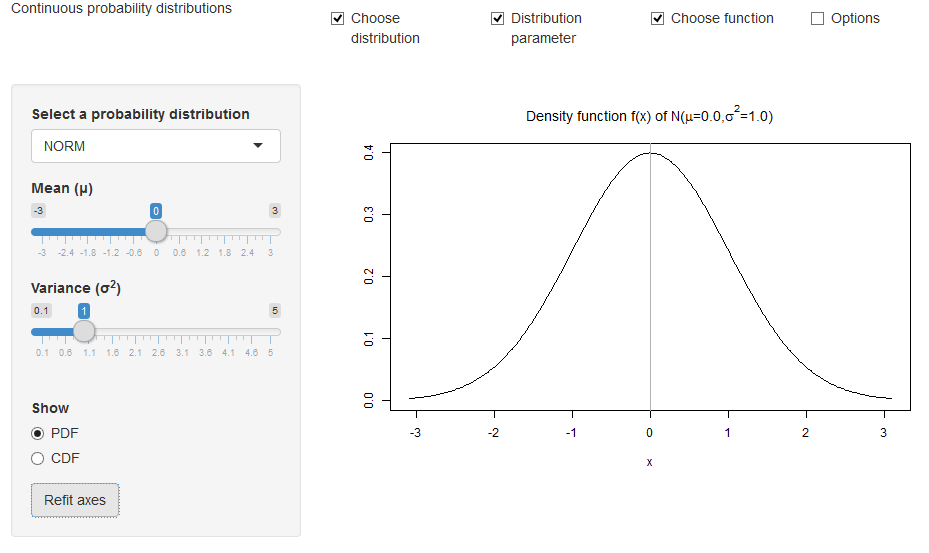

The script that drew this image:
# ------------------------------------------------------------------------------
# Name of Quantlet: MMSTATdistribution_normal
# ------------------------------------------------------------------------------
# Published in:     MMSTAT
# ------------------------------------------------------------------------------
# Description:      Shows the pdf and the cdf of the normal distribution. Mean and variance can be changed interactively.
#                   The user can also plot the exponential distribution with adjustable parameter lambda.
# ------------------------------------------------------------------------------
# Keywords:         distribution, plot, cdf, pdf, exponential, visualization, parameter, interactive, parametric, normal,
#                   normal-distribution, mean, variance, density
# ------------------------------------------------------------------------------
# See also:         norm, SFEDaxReturnDistribution, norm2, MSEedfnormal, MMSTATtime_series_1, MMSTATlinreg, MMSTATconfmean, 
#                   MMSTATconfi_sigma, MMSTATassociation, MMSTAThelper_function, MMSTATdistribution_exponential
# ------------------------------------------------------------------------------
# Author :          Sigbert Klinke
# ------------------------------------------------------------------------------
# Code Editor:      Yafei Xu
# ------------------------------------------------------------------------------
# Submitted:        21/08/2015
# ------------------------------------------------------------------------------
# Usage:            MMSTAThelper_function
# ------------------------------------------------------------------------------
# Output:           Interactive shiny application
# ------------------------------------------------------------------------------
# Example:          Shows the density function of the normal distribution with mean = 0 and variance = 1.  
# ------------------------------------------------------------------------------ 

# please use "Esc" key to jump out of the Shiny app
rm(list = ls(all = TRUE))
graphics.off()

# please set working directory setwd('C:/...') 
# setwd('~/...')    # linux/mac os
setwd("C:/Users/nazaretl.sfb649/Documents/GitHub/MMSTAT-ToDo/MMSTATdistribution_normal")

source("MMSTAThelper_function.r")

############################### SUBROUTINES ##################################
### assistant function #######################################################

mmstat.getValues = function (local, ...) {
  ret <<- list(...)
  for (name in names(ret)) {
    if (is.null(ret[[name]]) || (length(ret[[name]])==0)) {
      if (is.null(local[[name]])) {
        stopif (is.null(mmstat$UI[[name]]$value), 
                        paste0('no default value(s) for "', name, '"'))
        ret[[name]] = mmstat$UI[[name]]$value
      } else {
        ret[[name]] = local[[name]]
      }
    }
  }
  ret
}

############################### SUBROUTINES ##################################
### server ###################################################################

gv     = list(dist = "mmstat", xlim = NULL, ylim = NULL)
distrc = gettext(c("EXP", "NORM"), "name")
distrd = "NORM"
radioc = gettext(c("PDF", "CDF"), "name")

mmstat$UI = list(distribution = list(inputId  = "distribution", 
                                     label    = gettext("Select a probability 
                                                        distribution"), 
                                     choices  = distrc, 
                                     selected = distrd, 
                                     value    = distrd), 
                 exp.lambda   = list(inputId = "exp.lambda", 
                                     label   = HTML(gettext("Parameter (&lambda;)")), 
                                     min     = 0.1, 
                                     max     = 5, 
                                     value   = 1, 
                                     step    = 0.1), 
                 norm.mu      = list(inputId = "norm.mu", 
                                     label   = HTML(gettext("Mean (&mu;)")), 
                                     min     = -3, 
                                     max     = +3, 
                                     value   = 0, 
                                     step    = 0.1), 
                 norm.sigma2  = list(inputId = "norm.sigma2", 
                                     label   = HTML(gettext("Variance (&sigma;<sup>2</sup>)")), 
                                     min     = 0.1, 
                                     max     = 5, 
                                     value   = 1, 
                                     step    = 0.1), 
                 pdforcdf     = list(inputId = "pdforcdf", 
                                     label   = gettext("Show"), 
                                     choices = radioc, 
                                     value   = "PDF"), 
                 refit        = list(inputId = "refit", 
                                     label   = gettext("Refit axes")), 
                                     cex     = list(inputId = "cex", 
                                     label   = gettext("Font size"),
                                     min     = 1, 
                                     max     = 1.5, 
                                     step    = 0.05, 
                                     value   = 1))

server = shinyServer(function(input, output, session) {
  
  output$EXPUI = renderUI({
    HTML(mmstat.html(gettext("INTRO_EXP")))
  })
  
  output$NORMUI = renderUI({
    HTML(mmstat.html(gettext("INTRO_NORM")))
  })
  
  output$exp.lambdaUI = renderUI({
    mmstat.log("exp.lambdaUI")
    args = mmstat$UI$exp.lambda
    do.call("sliderInput", args)
  })
  
  output$norm.muUI = renderUI({
    mmstat.log("norm.muUI")
    args = mmstat$UI$norm.mu
    do.call("sliderInput", args)
  })
  
  output$norm.sigma2UI = renderUI({
    mmstat.log("norm.sigma2UI")
    args = mmstat$UI$norm.sigma2
    do.call("sliderInput", args)
  })
  
  output$distributionUI = renderUI({
    mmstat.log("distributionUI")
    args = mmstat$UI$distribution
    args$value = NULL
    do.call("selectInput", args)
  })
  
  output$pdforcdfUI = renderUI({
    args = mmstat$UI$pdforcdf
    args$value = NULL
    do.call("radioButtons", args)
  })
  
  output$refitUI = renderUI({
    args = mmstat$UI$refit
    do.call("actionButton", args)
  })
  
  output$cexUI = renderUI({
    mmstat.log("cexUI")
    args = mmstat$UI$cex
    do.call("sliderInput", args)
  })
  
  refit = reactive({
    input$refit
    gv$dist <<- "mmstat"
  })
  
  output$distPlot = renderPlot({
    refit()
    inp = mmstat.getValues(NULL, 
                           cex          = input$cex, 
                           distribution = input$distribution, 
                           exp.lambda   = input$exp.lambda, 
                           norm.sigma2  = input$norm.sigma2, 
                           norm.mu      = input$norm.mu, 
                           pdforcdf     = input$pdforcdf)
    
    if (gv$dist != inp$distribution) {
      if ((gv$dist == "NORM") && (inp$distribution == "EXP")) {
        # switch from NORM to EXP
        updateSliderInput(session, inputId = "exp.lambda", value = inp$norm.sigma2)
      }
      if ((gv$dist == "EXP") && (inp$distribution == "NORM")) {
        # switch from EXP to NORM
        updateSliderInput(session, inputId = "norm.sigma2", value = inp$exp.lambda)
        updateSliderInput(session, inputId = "norm.mu", value = 0)
      }
      gv$xlim <<- c(0, 0)
      gv$ylim <<- c(0, 0)
      gv$dist <<- inp$distribution
    }
    switch(inp$distribution, EXP = {
      gv$xlim <<- mmstat.merge(gv$xlim, c(0, qexp(0.999, inp$exp.lambda)))
      x = (0:300)/300 * gv$xlim[2]
      if (inp$pdforcdf == "PDF") {
        height = dexp(x, inp$exp.lambda)
        gv$ylim <<- mmstat.merge(gv$ylim, c(0, height))
        plot(x, height, 
             type     = "l", 
             xlim     = gv$xlim, 
             ylim     = gv$ylim, 
             ylab     = "", 
             xlab     = "x", 
             main     = mmstat.math(sprintf(gettext("Density function f(x) of EX(&lambda;=%.1f)"), 
                                            inp$exp.lambda)), 
             cex.axis = inp$cex, 
             cex.lab  = inp$cex, 
             cex.main = 1.2 * inp$cex, 
             cex.sub  = inp$cex)
      } else {
        gv$ylim <<- mmstat.merge(gv$ylim, c(0, 1))
        height = pexp(x, inp$exp.lambda)
        plot(x, height, 
             type     = "l", 
             xlim     = gv$xlim, 
             ylim     = gv$ylim, 
             ylab     = "", 
             xlab     = "x", 
             main     = mmstat.math(sprintf(gettext("Cumulative distribution function F(x) of EX(&lambda;=%.1f)"), 
                                            inp$exp.lambda)), 
             cex.axis = inp$cex, 
             cex.lab  = inp$cex, 
             cex.main = 1.2 * inp$cex, 
             cex.sub  = inp$cex)
        abline(h = 0, col = "gray70", lty = "dashed")
        abline(h = 1, col = "gray70", lty = "dashed")
      }
    }, NORM = {
      sd = sqrt(inp$norm.sigma2)
      gv$xlim <<- mmstat.merge(gv$xlim, c(qnorm(0.001, inp$norm.mu, sd), 
                                          qnorm(0.999, inp$norm.mu, sd)))
      x = gv$xlim[1] + (0:300)/300 * diff(gv$xlim)
      if (inp$pdforcdf == "PDF") {
        height = dnorm(x, inp$norm.mu, sd)
        gv$ylim <<- mmstat.merge(gv$ylim, c(0, height))
        plot(x, height, 
             type     = "l", 
             xlim     = gv$xlim, 
             ylim     = gv$ylim, 
             ylab     = "", 
             xlab     = "x", 
             main     = mmstat.math(sprintf(gettext("Density function f(x) of N(&mu;=%.1f,&sigma^2;=%.1f)"), 
                                            inp$norm.mu, 
                                            inp$norm.sigma2)), 
             cex.axis = inp$cex, 
             cex.lab  = inp$cex, 
             cex.main = 1.2 * inp$cex, 
             cex.sub  = inp$cex)
        abline(v = 0, col = "gray70")
      } else {
        gv$ylim <<- mmstat.merge(gv$ylim, c(0, 1))
        height = pnorm(x, inp$norm.mu, sd)
        plot(x, height, 
             type     = "l", 
             xlim     = gv$xlim, 
             ylim     = gv$ylim, 
             ylab     = "", 
             xlab     = "x", 
             main     = mmstat.math(sprintf(gettext("Cumulative distribution function F(x) of N(&mu;=%.1f,&sigma^2;=%.1f)"), 
                                            inp$norm.mu, 
                                            inp$norm.sigma2)), 
             cex.axis = inp$cex, 
             cex.lab  = inp$cex, 
             cex.main = 1.2 * inp$cex,
             cex.sub  = inp$cex)
        abline(h = 0, col = "gray70", lty = "dashed")
        abline(h = 1, col = "gray70", lty = "dashed")
      }
    })
  })
  
  output$logText = renderText({
    mmstat.getLog(session)
  })
})

############################### SUBROUTINES ##################################
### ui #######################################################################

ui = shinyUI(fluidPage(
  
  div(class = "navbar navbar-static-top",
      div(class = "navbar-inner", 
          fluidRow(column(4, div(class = "brand pull-left", 
                                 gettext("Continuous probability 
                                         distributions"))),
                   column(2, checkboxInput("showdist", 
                                           gettext("Choose distribution"), 
                                           TRUE)),
                   column(2, checkboxInput("showparameter", 
                                           gettext("Distribution parameter"), 
                                           TRUE)),
                   column(2, checkboxInput("showfunction", 
                                           gettext("Choose function"), 
                                           TRUE)),
                   column(2, checkboxInput("showoptions", 
                                           gettext("Options"), 
                                           FALSE))))),
    

    sidebarLayout(
      sidebarPanel(
        conditionalPanel(
          condition = 'input.showdist',
          uiOutput("distributionUI")
        ),
        conditionalPanel(
          condition = "input.distribution=='EXP'",
          conditionalPanel(
            condition = 'input.showparameter',
            uiOutput("exp.lambdaUI")
          )
        ),
        conditionalPanel(
          condition = "input.distribution=='NORM'",
          conditionalPanel(
            condition = 'input.showparameter',
            uiOutput("norm.muUI"),
            uiOutput("norm.sigma2UI")
          )
        ),
        conditionalPanel(
          condition = 'input.showfunction',
          br(),
          uiOutput("pdforcdfUI"),
          uiOutput("refitUI")
        ),
        conditionalPanel(
          condition = 'input.showoptions',
          hr(),
          uiOutput("cexUI")
        )        
      ),
 
      mainPanel(plotOutput("distPlot"))
      ),

      htmlOutput("logText")
  ))
  
############################### SUBROUTINES ##################################
### shinyApp #################################################################

shinyApp(ui = ui, server = server)
